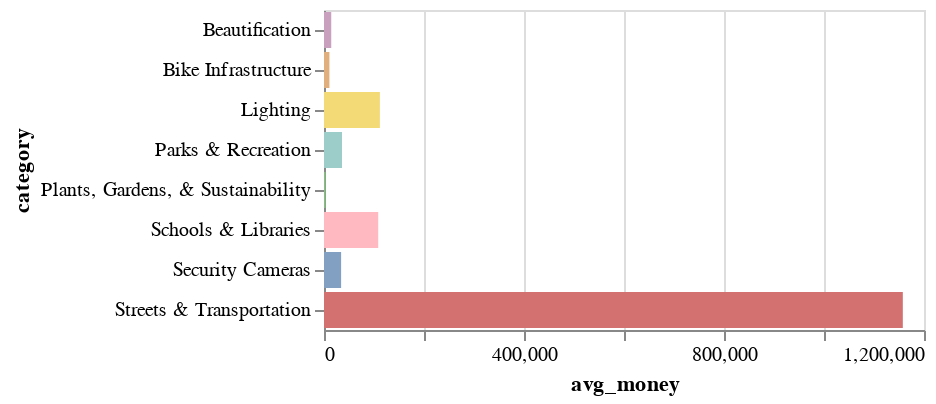

This figure's notebook cell:
### Code cell
alt.Chart(avg_cost_cat).mark_bar().encode(
    y='category',
    x='avg_money',
    color=alt.Color('color').scale(None),
    tooltip=['avg_money'],
).interactive()

### Figure 1 — Vega-Lite specification as saved in the notebook (floating-point values rounded to 4 significant figures)
{"config": {"view": {"continuousWidth": 300, "continuousHeight": 300}}, "data": {"name": "data-74194431b39b21871ef45ca5b1e71dbb"}, "mark": {"type": "bar"}, "encoding": {"color": {"field": "color", "scale": null, "type": "nominal"}, "tooltip": [{"field": "avg_money", "type": "quantitative"}], "x": {"field": "avg_money", "type": "quantitative"}, "y": {"field": "category", "type": "nominal"}}, "params": [{"name": "param_4", "select": {"type": "interval", "encodings": ["x", "y"]}, "bind": "scales"}], "$schema": "https://vega.github.io/schema/vega-lite/v5.20.1.json", "datasets": {"data-74194431b39b21871ef45ca5b1e71dbb": [{"category": "Beautification", "color": "#c9a1be", "avg_money": 14480.0}, {"category": "Bike Infrastructure", "color": "#e1ae7d", "avg_money": 10820.0}, {"category": "Lighting", "color": "#f3da76", "avg_money": 111800.0}, {"category": "Parks & Recreation", "color": "#9ccdc9", "avg_money": 35990.0}, {"category": "Plants, Gardens, & Sustainability", "color": "#87be81", "avg_money": 3216.0}, {"category": "Schools & Libraries", "color": "#ffbac1", "avg_money": 108400.0}, {"category": "Security Cameras", "color": "#82a0c2", "avg_money": 34230.0}, {"category": "Streets & Transportation", "color": "#d37171", "avg_money": 1158000.0}]}}
